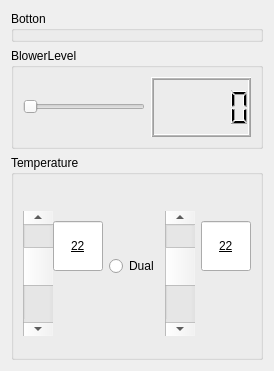
         <widget class="QWidget" name="tab_2">
          <attribute name="title">
           <string>AC Simulation</string>
          </attribute>
          <layout class="QGridLayout" name="gridLayout_6">
           <item row="3" column="0">
            <widget class="QGroupBox" name="groupBox_5">
             <property name="maximumSize">
              <size>
               <width>1300</width>
               <height>220</height>
              </size>
             </property>
             <property name="title">
              <string>Temperature</string>
             </property>
             <layout class="QHBoxLayout" name="horizontalLayout_11">
              <item>
               <layout class="QHBoxLayout" name="horizontalLayout_9">
                <property name="spacing">
                 <number>0</number>
                </property>
                <property name="topMargin">
                 <number>0</number>
                </property>
                <property name="bottomMargin">
                 <number>39</number>
                </property>
                <item>
                 <widget class="QScrollBar" name="scrollBarLeftTemp">
                  <property name="minimumSize">
                   <size>
                    <width>30</width>
                    <height>125</height>
                   </size>
                  </property>
                  <property name="maximumSize">
                   <size>
                    <width>16777215</width>
                    <height>70</height>
                   </size>
                  </property>
                  <property name="toolTip">
                   <string>This is a tool tip</string>
                  </property>
                  <property name="statusTip">
                   <string>This is a status tip</string>
                  </property>
                  <property name="whatsThis">
                   <string>This is &quot;what is this&quot;</string>
                  </property>
                  <property name="minimum">
                   <number>16</number>
                  </property>
                  <property name="maximum">
                   <number>32</number>
                  </property>
                  <property name="value">
                   <number>22</number>
                  </property>
                  <property name="orientation">
                   <enum>Qt::Vertical</enum>
                  </property>
                 </widget>
                </item>
                <item>
                 <widget class="QLineEdit" name="lineEditTempL">
                  <property name="maximumSize">
                   <size>
                    <width>50</width>
                    <height>50</height>
                   </size>
                  </property>
                  <property name="styleSheet">
                   <string notr="true">font: 20pt &quot;华文彩云&quot;;
text-decoration: underline;</string>
                  </property>
                  <property name="text">
                   <string>22</string>
                  </property>
                  <property name="alignment">
                   <set>Qt::AlignCenter</set>
                  </property>
                 </widget>
                </item>
               </layout>
              </item>
              <item>
               <widget class="QRadioButton" name="radioButtonDual">
                <property name="maximumSize">
                 <size>
                  <width>55</width>
                  <height>16777215</height>
                 </size>
                </property>
                <property name="styleSheet">
                 <string notr="true">font: 9pt &quot;Arial&quot;;</string>
                </property>
                <property name="text">
                 <string>Dual</string>
                </property>
               </widget>
              </item>
              <item>
               <layout class="QHBoxLayout" name="horizontalLayout_10">
                <property name="bottomMargin">
                 <number>39</number>
                </property>
                <item>
                 <widget class="QScrollBar" name="scrollBarRightTemp">
                  <property name="enabled">
                   <bool>true</bool>
                  </property>
                  <property name="minimumSize">
                   <size>
                    <width>30</width>
                    <height>125</height>
                   </size>
                  </property>
                  <property name="maximumSize">
                   <size>
                    <width>16777215</width>
                    <height>70</height>
                   </size>
                  </property>
                  <property name="toolTip">
                   <string>This is a tool tip</string>
                  </property>
                  <property name="statusTip">
                   <string>This is a status tip</string>
                  </property>
                  <property name="whatsThis">
                   <string>This is &quot;what is this&quot;</string>
                  </property>
                  <property name="minimum">
                   <number>16</number>
                  </property>
                  <property name="maximum">
                   <number>32</number>
                  </property>
                  <property name="value">
                   <number>22</number>
                  </property>
                  <property name="orientation">
                   <enum>Qt::Vertical</enum>
                  </property>
                  <property name="invertedAppearance">
                   <bool>false</bool>
                  </property>
                 </widget>
                </item>
                <item>
                 <widget class="QLineEdit" name="lineEditTempR">
                  <property name="maximumSize">
                   <size>
                    <width>50</width>
                    <height>50</height>
                   </size>
                  </property>
                  <property name="styleSheet">
                   <string notr="true">font: 20pt &quot;华文彩云&quot;;
text-decoration: underline;</string>
                  </property>
                  <property name="text">
                   <string>22</string>
                  </property>
                  <property name="alignment">
                   <set>Qt::AlignCenter</set>
                  </property>
                 </widget>
                </item>
               </layout>
              </item>
             </layout>
            </widget>
           </item>
           <item row="1" column="0">
            <widget class="QGroupBox" name="groupBox_7">
             <property name="title">
              <string>Botton</string>
             </property>
             <widget class="QWidget" name="layoutWidget">
              <property name="geometry">
               <rect>
                <x>330</x>
                <y>40</y>
                <width>89</width>
                <height>62</height>
               </rect>
              </property>
              <layout class="QHBoxLayout" name="horizontalLayout_4">
               <item>
                <widget class="QPushButton" name="pushButtonREC">
                 <property name="minimumSize">
                  <size>
                   <width>60</width>
                   <height>60</height>
                  </size>
                 </property>
                 <property name="maximumSize">
                  <size>
                   <width>60</width>
                   <height>60</height>
                  </size>
                 </property>
                 <property name="styleSheet">
                  <string notr="true">border-radius: 20px;  border: 2px groove gray;
font: 12pt &quot;Arial&quot;;
border-style: outset;</string>
                 </property>
                 <property name="text">
                  <string>REC</string>
                 </property>
                </widget>
               </item>
               <item>
                <widget class="QPushButton" name="dispalyREC">
                 <property name="maximumSize">
                  <size>
                   <width>20</width>
                   <height>20</height>
                  </size>
                 </property>
                 <property name="styleSheet">
                  <string notr="true">background-color: rgb(0, 255, 0);</string>
                 </property>
                 <property name="text">
                  <string/>
                 </property>
                </widget>
               </item>
              </layout>
             </widget>
             <widget class="QWidget" name="layoutWidget">
              <property name="geometry">
               <rect>
                <x>430</x>
                <y>40</y>
                <width>89</width>
                <height>62</height>
               </rect>
              </property>
              <layout class="QHBoxLayout" name="horizontalLayout_5">
               <item>
                <widget class="QPushButton" name="pushButtonDEF">
                 <property name="minimumSize">
                  <size>
                   <width>60</width>
                   <height>60</height>
                  </size>
                 </property>
                 <property name="maximumSize">
                  <size>
                   <width>60</width>
                   <height>60</height>
                  </size>
                 </property>
                 <property name="styleSheet">
                  <string notr="true">border-radius: 20px;  border: 2px groove gray;
font: 12pt &quot;Arial&quot;;
border-style: outset;</string>
                 </property>
                 <property name="text">
                  <string>DEF</string>
                 </property>
                </widget>
               </item>
               <item>
                <widget class="QPushButton" name="displayDEF">
                 <property name="maximumSize">
                  <size>
                   <width>20</width>
                   <height>20</height>
                  </size>
                 </property>
                 <property name="styleSheet">
                  <string notr="true">background-color: rgb(0, 255, 0);</string>
                 </property>
                 <property name="text">
                  <string/>
                 </property>
                </widget>
               </item>
              </layout>
             </widget>
             <widget class="QWidget" name="layoutWidget">
              <property name="geometry">
               <rect>
                <x>530</x>
                <y>40</y>
                <width>89</width>
                <height>62</height>
               </rect>
              </property>
              <layout class="QHBoxLayout" name="horizontalLayout_6">
               <item>
                <widget class="QPushButton" name="pushButtonWIN">
                 <property name="minimumSize">
                  <size>
                   <width>60</width>
                   <height>60</height>
                  </size>
                 </property>
                 <property name="maximumSize">
                  <size>
                   <width>60</width>
                   <height>60</height>
                  </size>
                 </property>
                 <property name="styleSheet">
                  <string notr="true">border-radius: 20px;  border: 2px groove gray;
font: 12pt &quot;Arial&quot;;
border-style: outset;</string>
                 </property>
                 <property name="text">
                  <string>Win</string>
                 </property>
                </widget>
               </item>
               <item>
                <widget class="QPushButton" name="displayWIN">
                 <property name="maximumSize">
                  <size>
                   <width>20</width>
                   <height>20</height>
                  </size>
                 </property>
                 <property name="styleSheet">
                  <string notr="true">background-color: rgb(0, 255, 0);</string>
                 </property>
                 <property name="text">
                  <string/>
                 </property>
                </widget>
               </item>
              </layout>
             </widget>
             <widget class="QWidget" name="layoutWidget">
              <property name="geometry">
               <rect>
                <x>630</x>
                <y>40</y>
                <width>89</width>
                <height>62</height>
               </rect>
              </property>
              <layout class="QHBoxLayout" name="horizontalLayout_7">
               <item>
                <widget class="QPushButton" name="pushButtonFOOT">
                 <property name="minimumSize">
                  <size>
                   <width>60</width>
                   <height>60</height>
                  </size>
                 </property>
                 <property name="maximumSize">
                  <size>
                   <width>60</width>
                   <height>60</height>
                  </size>
                 </property>
                 <property name="styleSheet">
                  <string notr="true">border-radius: 20px;  border: 2px groove gray;
font: 12pt &quot;Arial&quot;;
border-style: outset;</string>
                 </property>
                 <property name="text">
                  <string>FOOT</string>
                 </property>
                </widget>
               </item>
               <item>
                <widget class="QPushButton" name="displayFOOT">
                 <property name="maximumSize">
                  <size>
                   <width>20</width>
                   <height>20</height>
                  </size>
                 </property>
                 <property name="styleSheet">
                  <string notr="true">background-color: rgb(0, 255, 0);</string>
                 </property>
                 <property name="text">
                  <string/>
                 </property>
                </widget>
               </item>
              </layout>
             </widget>
             <widget class="QWidget" name="layoutWidget">
              <property name="geometry">
               <rect>
                <x>730</x>
                <y>40</y>
                <width>89</width>
                <height>62</height>
               </rect>
              </property>
              <layout class="QHBoxLayout" name="horizontalLayout_8">
               <item>
                <widget class="QPushButton" name="pushButtonFACE">
                 <property name="minimumSize">
                  <size>
                   <width>60</width>
                   <height>60</height>
                  </size>
                 </property>
                 <property name="maximumSize">
                  <size>
                   <width>60</width>
                   <height>60</height>
                  </size>
                 </property>
                 <property name="styleSheet">
                  <string notr="true">border-radius: 20px;  border: 2px groove gray;
font: 12pt &quot;Arial&quot;;
border-style: outset;</string>
                 </property>
                 <property name="text">
                  <string>FACE</string>
                 </property>
                </widget>
               </item>
               <item>
                <widget class="QPushButton" name="displayFACE">
                 <property name="maximumSize">
                  <size>
                   <width>20</width>
                   <height>20</height>
                  </size>
                 </property>
                 <property name="styleSheet">
                  <string notr="true">background-color: rgb(0, 255, 0);</string>
                 </property>
                 <property name="text">
                  <string/>
                 </property>
                </widget>
               </item>
              </layout>
             </widget>
             <widget class="QWidget" name="layoutWidget">
              <property name="geometry">
               <rect>
                <x>10</x>
                <y>40</y>
                <width>89</width>
                <height>62</height>
               </rect>
              </property>
              <layout class="QHBoxLayout" name="horizontalLayout">
               <item>
                <widget class="QPushButton" name="pushButtonON">
                 <property name="minimumSize">
                  <size>
                   <width>60</width>
                   <height>60</height>
                  </size>
                 </property>
                 <property name="maximumSize">
                  <size>
                   <width>60</width>
                   <height>60</height>
                  </size>
                 </property>
                 <property name="styleSheet">
                  <string notr="true">border-radius: 20px;  border: 2px groove gray;
font: 12pt &quot;Arial&quot;;
border-style: outset;</string>
                 </property>
                 <property name="text">
                  <string>ON</string>
                 </property>
                </widget>
               </item>
               <item>
                <widget class="QPushButton" name="displayON">
                 <property name="maximumSize">
                  <size>
                   <width>20</width>
                   <height>20</height>
                  </size>
                 </property>
                 <property name="styleSheet">
                  <string notr="true">background-color: rgb(0, 255, 0);</string>
                 </property>
                 <property name="text">
                  <string/>
                 </property>
                </widget>
               </item>
              </layout>
             </widget>
             <widget class="QWidget" name="layoutWidget">
              <property name="geometry">
               <rect>
                <x>110</x>
                <y>40</y>
                <width>89</width>
                <height>62</height>
               </rect>
              </property>
              <layout class="QHBoxLayout" name="horizontalLayout_2">
               <item>
                <widget class="QPushButton" name="pushButtonAUTO">
                 <property name="minimumSize">
                  <size>
                   <width>60</width>
                   <height>60</height>
                  </size>
                 </property>
                 <property name="maximumSize">
                  <size>
                   <width>60</width>
                   <height>60</height>
                  </size>
                 </property>
                 <property name="styleSheet">
                  <string notr="true">border-radius: 20px;  border: 2px groove gray;
font: 12pt &quot;Arial&quot;;
border-style: outset;</string>
                 </property>
                 <property name="text">
                  <string>AUTO</string>
                 </property>
                </widget>
               </item>
               <item>
                <widget class="QPushButton" name="displayAUTO">
                 <property name="maximumSize">
                  <size>
                   <width>20</width>
                   <height>20</height>
                  </size>
                 </property>
                 <property name="styleSheet">
                  <string notr="true">background-color: rgb(0, 255, 0);</string>
                 </property>
                 <property name="text">
                  <string/>
                 </property>
                </widget>
               </item>
              </layout>
             </widget>
             <widget class="QWidget" name="layoutWidget">
              <property name="geometry">
               <rect>
                <x>220</x>
                <y>40</y>
                <width>89</width>
                <height>62</height>
               </rect>
              </property>
              <layout class="QHBoxLayout" name="horizontalLayout_3">
               <item>
                <widget class="QPushButton" name="pushButtonAC">
                 <property name="minimumSize">
                  <size>
                   <width>60</width>
                   <height>60</height>
                  </size>
                 </property>
                 <property name="maximumSize">
                  <size>
                   <width>60</width>
                   <height>60</height>
                  </size>
                 </property>
                 <property name="styleSheet">
                  <string notr="true">border-radius: 20px;  border: 2px groove gray;
font: 12pt &quot;Arial&quot;;
border-style: outset;</string>
                 </property>
                 <property name="text">
                  <string>AC</string>
                 </property>
                </widget>
               </item>
               <item>
                <widget class="QPushButton" name="displayAC">
                 <property name="maximumSize">
                  <size>
                   <width>20</width>
                   <height>20</height>
                  </size>
                 </property>
                 <property name="styleSheet">
                  <string notr="true">background-color: rgb(0, 255, 0);</string>
                 </property>
                 <property name="text">
                  <string/>
                 </property>
                </widget>
               </item>
              </layout>
             </widget>
            </widget>
           </item>
           <item row="2" column="0">
            <widget class="QGroupBox" name="groupBox_6">
             <property name="title">
              <string>BlowerLevel</string>
             </property>
             <layout class="QGridLayout" name="gridLayout_9">
              <item row="0" column="0">
               <widget class="QSplitter" name="splitter">
                <property name="orientation">
                 <enum>Qt::Horizontal</enum>
                </property>
                <widget class="QSlider" name="horizontalSliderBlwrLvl">
                 <property name="minimumSize">
                  <size>
                   <width>0</width>
                   <height>0</height>
                  </size>
                 </property>
                 <property name="maximumSize">
                  <size>
                   <width>1000</width>
                   <height>30</height>
                  </size>
                 </property>
                 <property name="toolTip">
                  <string>This is a tool tip</string>
                 </property>
                 <property name="statusTip">
                  <string>This is a status tip</string>
                 </property>
                 <property name="whatsThis">
                  <string>This is &quot;what is this&quot;</string>
                 </property>
                 <property name="minimum">
                  <number>1</number>
                 </property>
                 <property name="maximum">
                  <number>7</number>
                 </property>
                 <property name="value">
                  <number>1</number>
                 </property>
                 <property name="orientation">
                  <enum>Qt::Horizontal</enum>
                 </property>
                </widget>
               </widget>
              </item>
              <item row="0" column="1">
               <widget class="QLCDNumber" name="displayBlwrLvl">
                <property name="minimumSize">
                 <size>
                  <width>100</width>
                  <height>60</height>
                 </size>
                </property>
                <property name="maximumSize">
                 <size>
                  <width>200</width>
                  <height>60</height>
                 </size>
                </property>
                <property name="font">
                 <font>
                  <family>Agency FB</family>
                  <pointsize>16</pointsize>
                 </font>
                </property>
                <property name="midLineWidth">
                 <number>1</number>
                </property>
                <property name="smallDecimalPoint">
                 <bool>false</bool>
                </property>
                <property name="digitCount">
                 <number>5</number>
                </property>
                <property name="segmentStyle">
                 <enum>QLCDNumber::Filled</enum>
                </property>
               </widget>
              </item>
             </layout>
            </widget>
           </item>
          </layout>
         </widget>
